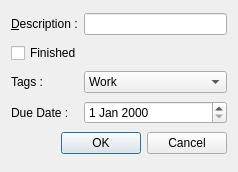
<?xml version="1.0" encoding="UTF-8"?>
<ui version="4.0">
 <class>Task</class>
 <widget class="QDialog" name="Task">
  <property name="geometry">
   <rect>
    <x>0</x>
    <y>0</y>
    <width>238</width>
    <height>172</height>
   </rect>
  </property>
  <property name="windowTitle">
   <string>Dialog</string>
  </property>
  <layout class="QGridLayout" name="gridLayout">
   <item row="0" column="0">
    <widget class="QLabel" name="label">
     <property name="text">
      <string>&amp;Description :</string>
     </property>
     <property name="buddy">
      <cstring>lineEdit</cstring>
     </property>
    </widget>
   </item>
   <item row="0" column="1">
    <widget class="QLineEdit" name="lineEdit"/>
   </item>
   <item row="1" column="0" colspan="2">
    <widget class="QCheckBox" name="checkBox">
     <property name="text">
      <string>Finished</string>
     </property>
    </widget>
   </item>
   <item row="2" column="0">
    <widget class="QLabel" name="label_2">
     <property name="text">
      <string>Tags :</string>
     </property>
    </widget>
   </item>
   <item row="2" column="1">
    <widget class="QComboBox" name="comboBox">
     <item>
      <property name="text">
       <string>Work</string>
      </property>
     </item>
     <item>
      <property name="text">
       <string>Life</string>
      </property>
     </item>
     <item>
      <property name="text">
       <string>Cinema</string>
      </property>
     </item>
     <item>
      <property name="text">
       <string>Sport</string>
      </property>
     </item>
    </widget>
   </item>
   <item row="3" column="0">
    <widget class="QLabel" name="label_3">
     <property name="text">
      <string>Due Date :</string>
     </property>
    </widget>
   </item>
   <item row="3" column="1">
    <widget class="QDateEdit" name="dateEdit"/>
   </item>
   <item row="4" column="0" colspan="2">
    <layout class="QHBoxLayout" name="horizontalLayout">
     <item>
      <spacer name="horizontalSpacer">
       <property name="orientation">
        <enum>Qt::Horizontal</enum>
       </property>
       <property name="sizeHint" stdset="0">
        <size>
         <width>40</width>
         <height>20</height>
        </size>
       </property>
      </spacer>
     </item>
     <item>
      <widget class="QPushButton" name="pushButton">
       <property name="text">
        <string>OK</string>
       </property>
      </widget>
     </item>
     <item>
      <widget class="QPushButton" name="pushButton_2">
       <property name="text">
        <string>Cancel</string>
       </property>
      </widget>
     </item>
    </layout>
   </item>
  </layout>
 </widget>
 <resources/>
 <connections>
  <connection>
   <sender>pushButton_2</sender>
   <signal>clicked()</signal>
   <receiver>Task</receiver>
   <slot>close()</slot>
   <hints>
    <hint type="sourcelabel">
     <x>185</x>
     <y>147</y>
    </hint>
    <hint type="destinationlabel">
     <x>118</x>
     <y>85</y>
    </hint>
   </hints>
  </connection>
 </connections>
</ui>
